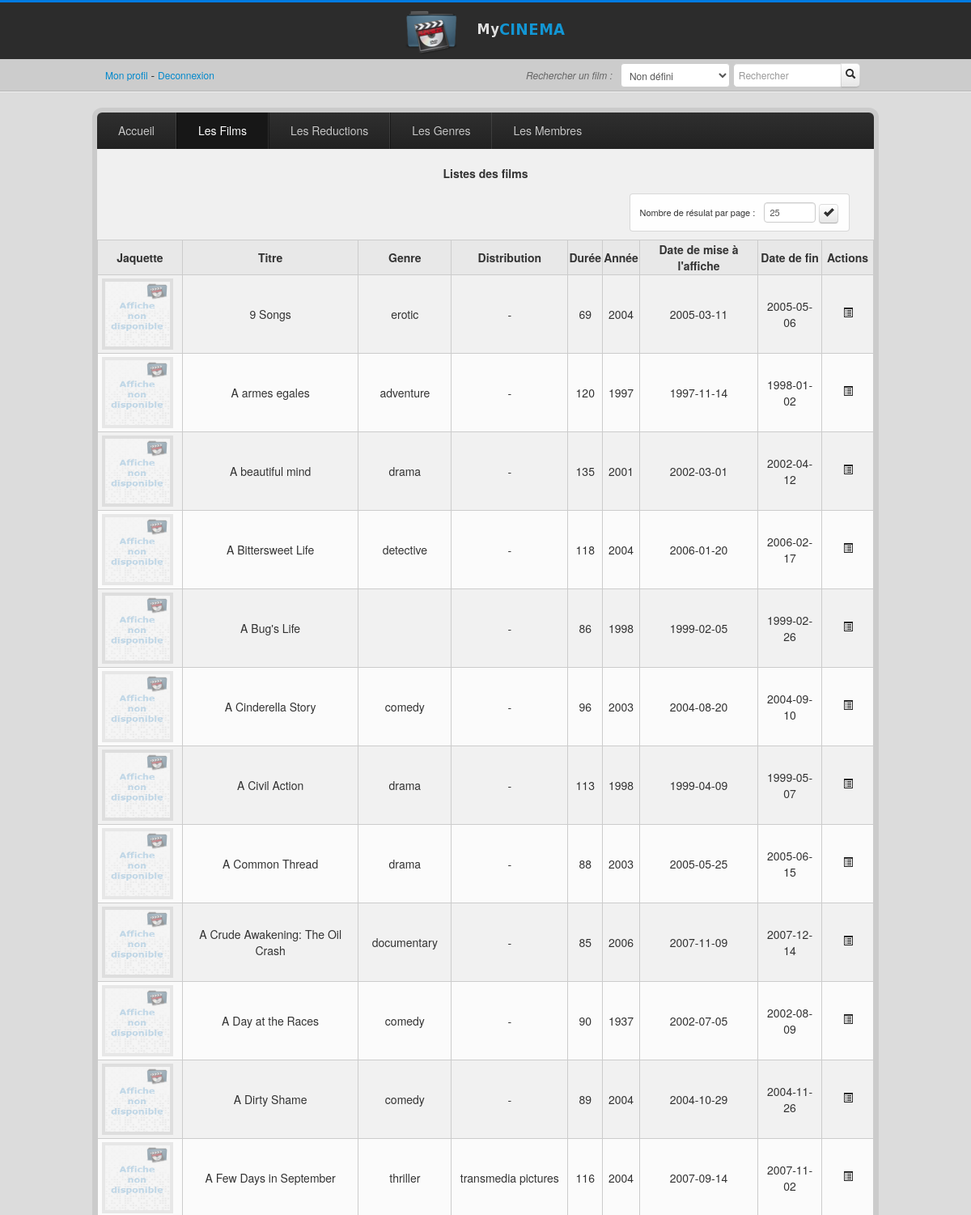
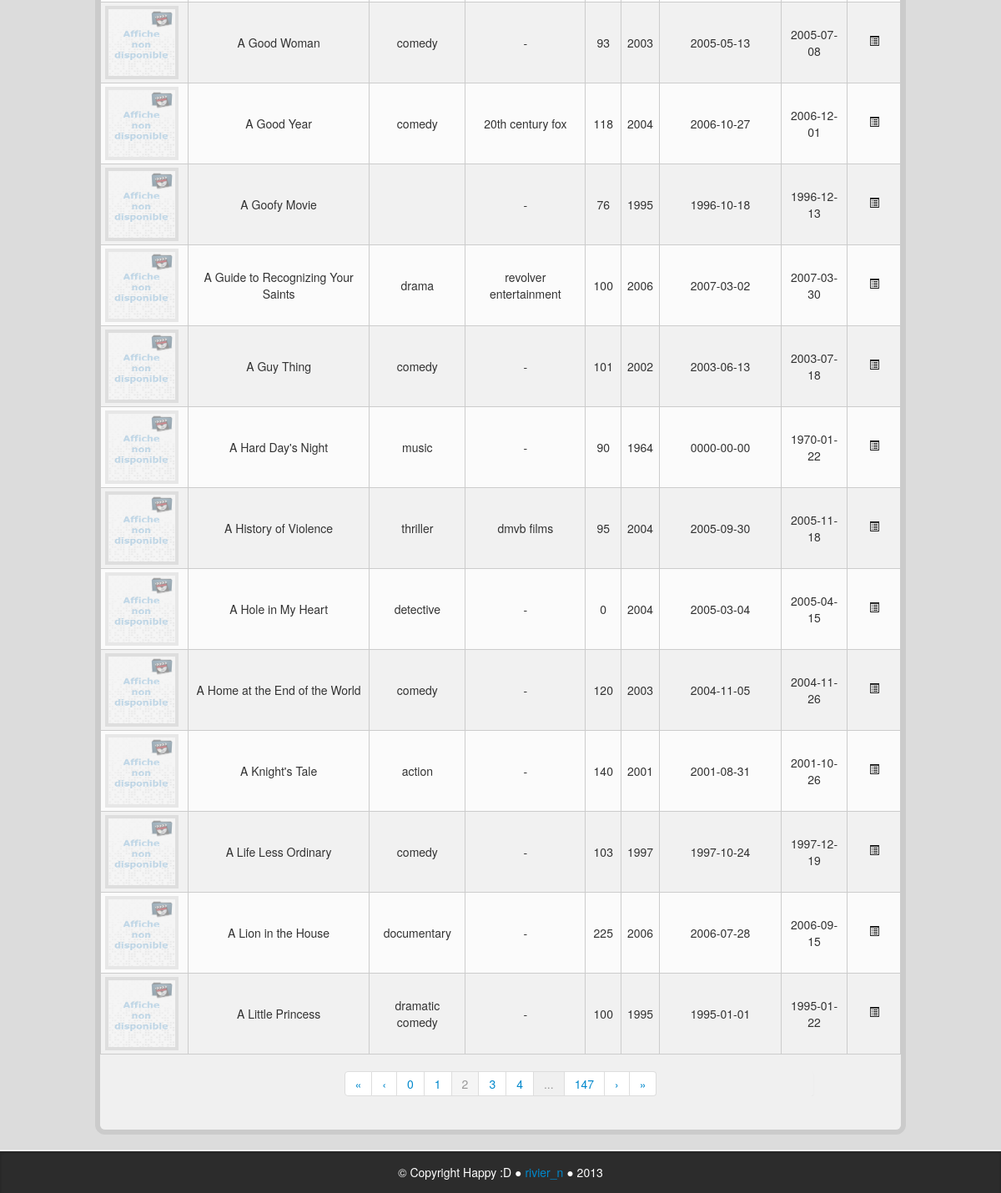
The app's page /index.php?file=ListFilms&page=2 (signed in) with its own data (2 pictures, top to bottom).
### tables this page shows
CREATE TABLE IF NOT EXISTS `tp_film` (
  `id_film` int(11) NOT NULL,
  `id_genre` tinyint(4) DEFAULT NULL,
  `id_distrib` int(11) DEFAULT NULL,
  `titre` varchar(255) NOT NULL,
  `resum` varchar(255) NOT NULL,
  `date_debut_affiche` date NOT NULL,
  `date_fin_affiche` date NOT NULL,
  `duree_min` int(11) NOT NULL,
  `annee_prod` int(11) DEFAULT NULL,
  PRIMARY KEY (`id_film`),
  KEY `id_genre` (`id_genre`),
  KEY `id_distrib` (`id_distrib`)
);

CREATE TABLE IF NOT EXISTS `tp_genre` (
  `id_genre` tinyint(4) NOT NULL,
  `nom` varchar(255) NOT NULL,
  PRIMARY KEY (`id_genre`)
);

CREATE TABLE IF NOT EXISTS `tp_distrib` (
  `id_distrib` int(11) NOT NULL,
  `nom` varchar(255) NOT NULL,
  `telephone` varchar(255) NOT NULL,
  `adresse` varchar(255) NOT NULL,
  `cpostal` varchar(255) NOT NULL,
  `ville` varchar(255) NOT NULL,
  `pays` varchar(255) NOT NULL,
  PRIMARY KEY (`id_distrib`)
);

### inc/functions.php (called while the page is built, shortened)
<?php
if(!isset($_GET['page']))
{
	$page = 0;
}
else
{
	$page = $_GET['page'];
}
if(!isset($_POST['tri']) && empty($_POST['tri']))
{
	if(isset($_GET['file']))
	{
		switch($_GET['file'])
		{
			case "ListFilms":
				$tri = "titre";
				break;
		}
	}
}
else
{
	$tri = $_POST['tri'];
}
?>

### inc/db.php (called while the page is built, shortened)
<?php
function getTable($bdd, $table , $page = 0, $tri, $max = 20) {
	$tri = mysqli_real_escape_string($bdd, $tri);
	$table = mysqli_real_escape_string($bdd, $table);
	$page = abs(intval($page));
	$max = abs(intval($max));
	$page *= $max;
	$resultat = mysqli_query($bdd, "SELECT * FROM $table ORDER BY $tri LIMIT $page, $max");
	$tabres = array();
	while($row = mysqli_fetch_assoc($resultat))
	{
   		$tabres[] = $row;
	}
	return $tabres;
}
function checkTable($bdd, $table, $name, $id , $name_where)
{
	$resultat = mysqli_query($bdd, "SELECT $name FROM $table WHERE $name_where = \"$id\" LIMIT 1");
	$row = mysqli_fetch_assoc($resultat);
	return $row[$name];
}
function countTable($bdd, $table)
{
	$table = mysqli_real_escape_string($bdd, $table);
	$res = mysqli_query($bdd, "SELECT count(*) AS res FROM $table");
	$donnees = mysqli_fetch_assoc($res);
	return $donnees['res'];
}
?>

### inc/ListFilms.php (the view, shortened to what this page needs)
		<?php
$films_list = getTable($bdd, "tp_film", $page, $tri, $_SESSION['limit'] );
$countdistrib = countTable($bdd, "tp_distrib");
?>
<h5>Listes des films</h5>
<div class="nb-result">
	<form method="POST">
		<label for="limit">Nombre de résulat par page :</label>
		<input type="number" id="limit" class="input-small" name="limit" placeholder="25" min="20" max="500" value="<?php if(isset($_SESSION['limit'])){ echo $_SESSION['limit']; } ?>">
		<button type="submit" class="btn"><i class="icon-ok"></i></button>
	</form>
</div>
<table>
	<tr>
		<th>Jaquette</th>
		<th>Titre</th>
		<th>Genre</th>
		<th>Distribution</th>
		<th>Durée</th>
		<th>Année</th>
		<th>Date de mise à l'affiche</th>
		<th>Date de fin</th>
		<th class="actions">Actions</th>
	</tr>
<?php
$i = 0;
foreach($films_list as $val)
{
	if(file_exists("upload/img/film" . $val['id_film'] . ".png"))
	{
 		$img = "<img src=\"upload/img/film" . $val['id_film'] . ".png\" alt=\"avatar\">";
	}
	else
	{
 		$img = "<img src=\"img/filmdefaut.png\" alt=\"avatar\">";
	}
	if($i%2 == 0) { echo "<tr class=\"gris\">"; } else { echo "<tr>"; }
	echo "<td class=\"img-film\">";
	echo $img;
	echo "</td>";
	echo "<td>";
	echo $val['titre'];
	echo "</td>";
	echo "<td>";
	echo checkTable($bdd, "tp_genre", "nom" , $val['id_genre'], "id_genre");
	echo "</td>";
	echo "<td>";
	if(!empty($val['id_distrib'])) { echo checkTable($bdd, "tp_distrib", "nom" , $val['id_distrib'], "id_distrib"); } else{ echo "-"; }
	echo "</td>";
	echo "<td>";
	echo $val['duree_min'];
	echo "</td>";
	echo "<td>";
	echo $val['annee_prod'];
	echo "</td>";
	echo "<td>";
	echo $val['date_debut_affiche'];
	echo "</td>";
	echo "<td>";
	echo $val['date_fin_affiche'];
	echo "</td>";
	echo "<td>";
	echo "<a href=\"index.php?file=Film&amp;id=" . $val['id_film'] . "\" title=\"\"><i class='icon-list-alt unset-button'></i></a>";
	echo "</td>";
	echo "</tr>";
	$i++;
}
$page_nb = round(countTable($bdd, "tp_film") / $_SESSION['limit']);
?>
</table>
<div class="pagination">
  <ul>
<?php
if($page > 0) {
	$i = $page -1;
	echo "<li><a href=\"index.php?file=ListFilms&amp;page=0\">&laquo;</a></li>";
 	echo "<li><a href=\"index.php?file=ListFilms&amp;page=" . $i . "\">&lsaquo;</a></li>";
}
else
{
	echo "<li class=\"disabled\"><a href=\"#\">&laquo;</a></li>";
}
for($i = 0; $i <= $page_nb; $i++)
{
	if($i == $page_nb || ($i > $page - 3 && $i < $page + 3) || $i <= 1)
	{
		if($i == $page)
		{
			echo "<li class=\"active\"><a href=\"index.php?file=ListFilms&amp;page=" . $i . "\">$i</a></li>";
		}
		else
		{
			echo "<li><a href=\"index.php?file=ListFilms&amp;page=" . $i . "\">$i</a></li>";
		}
	}
	else
	{
		if($i == $page + 3)
		{
			echo "<li class=\"disabled\"><a href=\"index.php?file=ListFilms&amp;page=" . $i . "\">...</a></li>";
		}
		else if($i == 2 && $page > 4)
		{
			echo "<li class=\"disabled\"><a href=\"index.php?file=ListFilms&amp;page=" . $i . "\">...</a></li>";
		}
	}
}
if($page != $page_nb)
{
	$i = $page +1;
	echo "<li><a href=\"index.php?file=ListFilms&amp;page=" . $i . "\">&rsaquo;</a></li>";
	echo "<li><a href=\"index.php?file=ListFilms&amp;page=$page_nb\">&raquo;</a></li>";
}
else
{
	echo "<li class=\"disabled\"><a href=\"index.php?file=ListFilms&amp;page=$page_nb\">&raquo;</a></li>";
}
?>
  </ul>
</div>

### index.php (shortened to what this page needs)
<?php session_start();
require_once("inc/db.php");
require_once("inc/functions.php");
require_once("inc/header.php");
$inc = array();
$folder = opendir("./inc/");
while($file = readdir($folder)) {
	$path = pathinfo($file);
	if($path['extension'] == "php" && $file != "config.php") {
		$inc[] = $path['filename'];
	}
}
foreach($inc as $val) {
	if (isset($_GET['file']) && $_GET['file'] != "index" && $_GET['file'] != "config" && $_GET['file'] != "header" && $_GET['file'] != "footer" && $_GET['file'] != "functions" && $_GET['file'] != "db") {
		if($_GET['file'] == $val) {
			include_once("inc/".$val.".php");
			break;
		}
	}
}
require_once("inc/footer.php");
?>

### css/style.css (style rules this page uses)
body { background-color: #dcdcdc; }
table { background-color: #fbfbfb; margin:10px auto; border: solid 1px #cccccc ; text-align:center; min-width:900px; position: relative; }
.gris { background-color: #f1f1f1; }
th { background-color: #e8e8e8; border: solid 1px #cccccc ; }
label { display: inline-block; width:170px; }
td { padding:0 5px; border: solid 1px #cccccc ; }
.actions { width:61px; }
form { width:420px; margin:20px auto; }
h5 { text-align: center; padding:20px 0px 5px 0px; margin:0; }
input[type=text],input[type=number],input[type=date], input[type=mail] { margin-top:8px; }
.nav li:hover, .nav li:active, .active { background-image: -moz-linear-gradient(top, #171717, #171717); background-image: -webkit-gradient(linear, 0 0, 0 100%, from(#171717), to(#171717)); background-image: -webkit-linear-gradient(top, #171717, #171717); background-image: -o-linear-gradient(top, #171717, #171717); background-image: linear-gradient(to bottom, #171717, #171717); background-repeat: repeat-x; color:white; margin: 0; }
.nb-result { background-color: rgba(255,255,255,0.9); -webkit-border-radius:4px; -moz-border-radius: 4px; border-radius: 4px; width:260px; height:45px; display: inline-block; padding: 0 5px; border: solid 1px rgba(0,0,0,0.15); float: right; margin:10px 30px; }
.nb-result form { width:95%; height:30px; margin:2px auto; }
.nb-result button { width:auto; height:24px; padding: 1px 4px; }
.nb-result label { font-size:11px; width:150px; }
.nb-result input[type=number] { font-size:11px; height:15px; width:50px; line-height: 15px; }
.img-film { padding-right: 10px; }
.img-film img { width:80px; height:80px; border: solid 4px rgba(0,0,0,0.08); margin: 4px 6px 4px 0; }
.pagination { width: 100%; overflow: hidden; }
.pagination ul { position: relative; float: left; display: block; left: 50%; }
.pagination ul li { position: relative; float: left; display: block; right: 50%; }

### records on screen
tp_film: titre "9 Songs", id_genre.nom "erotic", duree_min "69", annee_prod "2004", date_debut_affiche "2005-03-11", date_fin_affiche "2005-05-06"
tp_film: titre "A armes egales", id_genre.nom "adventure", duree_min "120", annee_prod "1997", date_debut_affiche "1997-11-14", date_fin_affiche "1998-01-02"
tp_film: titre "A beautiful mind", id_genre.nom "drama", duree_min "135", annee_prod "2001", date_debut_affiche "2002-03-01", date_fin_affiche "2002-04-12"
tp_film: titre "A Bittersweet Life", id_genre.nom "detective", duree_min "118", annee_prod "2004", date_debut_affiche "2006-01-20", date_fin_affiche "2006-02-17"
tp_film: titre "A Bug's Life", duree_min "86", annee_prod "1998", date_debut_affiche "1999-02-05", date_fin_affiche "1999-02-26"
tp_film: titre "A Cinderella Story", id_genre.nom "comedy", duree_min "96", annee_prod "2003", date_debut_affiche "2004-08-20", date_fin_affiche "2004-09-10"
tp_film: titre "A Civil Action", id_genre.nom "drama", duree_min "113", annee_prod "1998", date_debut_affiche "1999-04-09", date_fin_affiche "1999-05-07"
tp_film: titre "A Common Thread", id_genre.nom "drama", duree_min "88", annee_prod "2003", date_debut_affiche "2005-05-25", date_fin_affiche "2005-06-15"
tp_film: titre "A Crude Awakening: The Oil Crash", id_genre.nom "documentary", duree_min "85", annee_prod "2006", date_debut_affiche "2007-11-09", date_fin_affiche "2007-12-14"
tp_film: titre "A Day at the Races", id_genre.nom "comedy", duree_min "90", annee_prod "1937", date_debut_affiche "2002-07-05", date_fin_affiche "2002-08-09"
tp_film: titre "A Dirty Shame", id_genre.nom "comedy", duree_min "89", annee_prod "2004", date_debut_affiche "2004-10-29", date_fin_affiche "2004-11-26"
tp_film: titre "A Few Days in September", id_genre.nom "thriller", id_distrib.nom "transmedia pictures", duree_min "116", annee_prod "2004", date_debut_affiche "2007-09-14", date_fin_affiche "2007-11-02"
tp_film: titre "A Good Woman", id_genre.nom "comedy", duree_min "93", annee_prod "2003", date_debut_affiche "2005-05-13", date_fin_affiche "2005-07-08"
tp_film: titre "A Good Year", id_genre.nom "comedy", id_distrib.nom "20th century fox", duree_min "118", annee_prod "2004", date_debut_affiche "2006-10-27", date_fin_affiche "2006-12-01"
tp_film: titre "A Goofy Movie", duree_min "76", annee_prod "1995", date_debut_affiche "1996-10-18", date_fin_affiche "1996-12-13"
tp_film: titre "A Guide to Recognizing Your Saints", id_genre.nom "drama", id_distrib.nom "revolver entertainment", duree_min "100", annee_prod "2006", date_debut_affiche "2007-03-02", date_fin_affiche "2007-03-30"
tp_film: titre "A Guy Thing", id_genre.nom "comedy", duree_min "101", annee_prod "2002", date_debut_affiche "2003-06-13", date_fin_affiche "2003-07-18"
tp_film: titre "A Hard Day's Night", id_genre.nom "music", duree_min "90", annee_prod "1964", date_debut_affiche "0000-00-00", date_fin_affiche "1970-01-22"
tp_film: titre "A History of Violence", id_genre.nom "thriller", id_distrib.nom "dmvb films", duree_min "95", annee_prod "2004", date_debut_affiche "2005-09-30", date_fin_affiche "2005-11-18"
tp_film: titre "A Hole in My Heart", id_genre.nom "detective", duree_min "0", annee_prod "2004", date_debut_affiche "2005-03-04", date_fin_affiche "2005-04-15"
tp_film: titre "A Home at the End of the World", id_genre.nom "comedy", duree_min "120", annee_prod "2003", date_debut_affiche "2004-11-05", date_fin_affiche "2004-11-26"
tp_film: titre "A Knight's Tale", id_genre.nom "action", duree_min "140", annee_prod "2001", date_debut_affiche "2001-08-31", date_fin_affiche "2001-10-26"
tp_film: titre "A Life Less Ordinary", id_genre.nom "comedy", duree_min "103", annee_prod "1997", date_debut_affiche "1997-10-24", date_fin_affiche "1997-12-19"
tp_film: titre "A Lion in the House", id_genre.nom "documentary", duree_min "225", annee_prod "2006", date_debut_affiche "2006-07-28", date_fin_affiche "2006-09-15"
tp_film: titre "A Little Princess", id_genre.nom "dramatic comedy", duree_min "100", annee_prod "1995", date_debut_affiche "1995-01-01", date_fin_affiche "1995-01-22"
